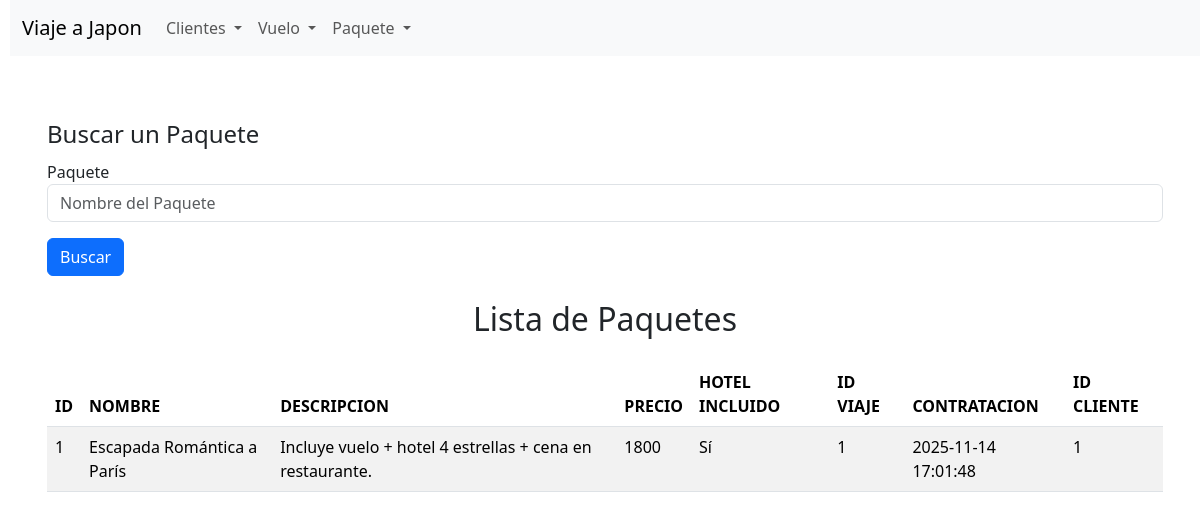
Screenshot of /buscar_paquete.php?txtNombre=Escapada Romántica a París with the database file from the repository.
### tables this page shows
CREATE TABLE `package` (
  `idpaquete` INT NOT NULL AUTO_INCREMENT,
  `nombrepaquete` VARCHAR(100) NOT NULL,
  `descripcion` TEXT NOT NULL,
  `preciopaquete` FLOAT NOT NULL,
  `incluyehotel` TINYINT(1) NOT NULL,
  `idviaje` INT NOT NULL,
  `contratacion` DATETIME NOT NULL,
  `idcliente` INT NOT NULL,
  PRIMARY KEY (`idpaquete`),
  KEY `idviaje` (`idviaje`),
  KEY `fk_client_package` (`idcliente`),
  CONSTRAINT `fk_client_package` FOREIGN KEY (`idcliente`) REFERENCES `client` (`idcliente`) ON DELETE RESTRICT ON UPDATE RESTRICT,
  CONSTRAINT `package_ibfk_1` FOREIGN KEY (`idviaje`) REFERENCES `trip` (`idviaje`) ON DELETE CASCADE ON UPDATE CASCADE
);

### buscar_paquete.php (the view, shortened to what this page needs)
<?php
$conexion = obtenerConexion();
$mensaje = "";
if (isset($_GET['txtNombre']) && !empty(trim($_GET['txtNombre']))) {
    $nombre = trim($_GET['txtNombre']);
   $sql = "SELECT idpaquete, nombrepaquete, descripcion, preciopaquete, incluyehotel, idviaje, contratacion, idcliente
            FROM package WHERE nombrepaquete LIKE '%$nombre%'
            ORDER BY idpaquete ASC;";
    $resultado = mysqli_query($conexion, $sql);
    if (mysqli_num_rows($resultado) > 0) {
        $mensaje .= "<h2 class='text-center'>Lista de Paquetes</h2>";
        $mensaje .= "<table class='table table-striped mt-4'>";
        $mensaje .= "<thead><tr>
                        <th>ID</th>
                        <th>NOMBRE</th>
                        <th>DESCRIPCION</th>
                        <th>PRECIO</th>
                        <th>HOTEL INCLUIDO</th>
                        <th>ID VIAJE</th>
                        <th>CONTRATACION</th>
                        <th>ID CLIENTE</th>
                    </tr></thead><tbody>";
        while ($fila = mysqli_fetch_assoc($resultado)) {
            $mensaje .= "<tr>";
            $mensaje .= "<td>" . $fila['idpaquete'] . "</td>";
            $mensaje .= "<td>" . $fila['nombrepaquete'] . "</td>";
            $mensaje .= "<td>" . $fila['descripcion'] . "</td>";
            $mensaje .= "<td>" . $fila['preciopaquete'] . "</td>";
            $mensaje .= "<td>" . ($fila['incluyehotel'] ? 'Sí' : 'No') . "</td>";
            $mensaje .= "<td>" . $fila['idviaje'] . "</td>";
            $mensaje .= "<td>" . $fila['contratacion'] . "</td>";
            $mensaje .= "<td>" . $fila['idcliente'] . "</td>";
            $mensaje .= "</tr>";
        }
        $mensaje .= "</tbody></table>";
    } else {
        $mensaje = "<div class='alert alert-warning text-center mt-3'>  No se encontraron paquetes con ese nombre.</div>";
    }
} elseif (isset($_GET['txtNombre'])) {
    $mensaje = "<div class='alert alert-danger text-center mt-3'> Por favor, ingresa un nombre para buscar.</div>";
}
?>
<div class="container" id="formularios">
    <div class="row">
        <form class="form-horizontal" action="buscar_paquete.php" name="frmBuscarPaquete" id="frmBuscarPaquete" method="get">
            <fieldset>
                <legend>Buscar un Paquete</legend>
                <div class="form-group">
                    <label class="col-xs-4 control-label" for="txtNombre">Paquete</label>
                    <div class="col-xs-4">
                        <input id="txtNombre" name="txtNombre" placeholder="Nombre del Paquete" class="form-control input-md" type="text">
                    </div>
                </div>
                <div class="form-group mt-3">
                    <div class="col-xs-4 col-xs-offset-4">
                        <input type="submit" id="btnAceptarBuscarPaquete" name="btnAceptarBuscarPaquete" class="btn btn-primary" value="Buscar" />
                    </div>
                </div>
            </fieldset>
        </form>
        <div class="col-12 mt-4">
            <?php echo $mensaje; ?>
        </div>
    </div>
</div>
</body>
</html>

### rows the page displays
package: idpaquete "1", nombrepaquete "Escapada Romántica a París", descripcion "Incluye vuelo + hotel 4 estrellas + cena en restaurante.", preciopaquete "1800", incluyehotel "Sí", idviaje "1", contratacion "2025-11-14 17:01:48", idcliente "1"
